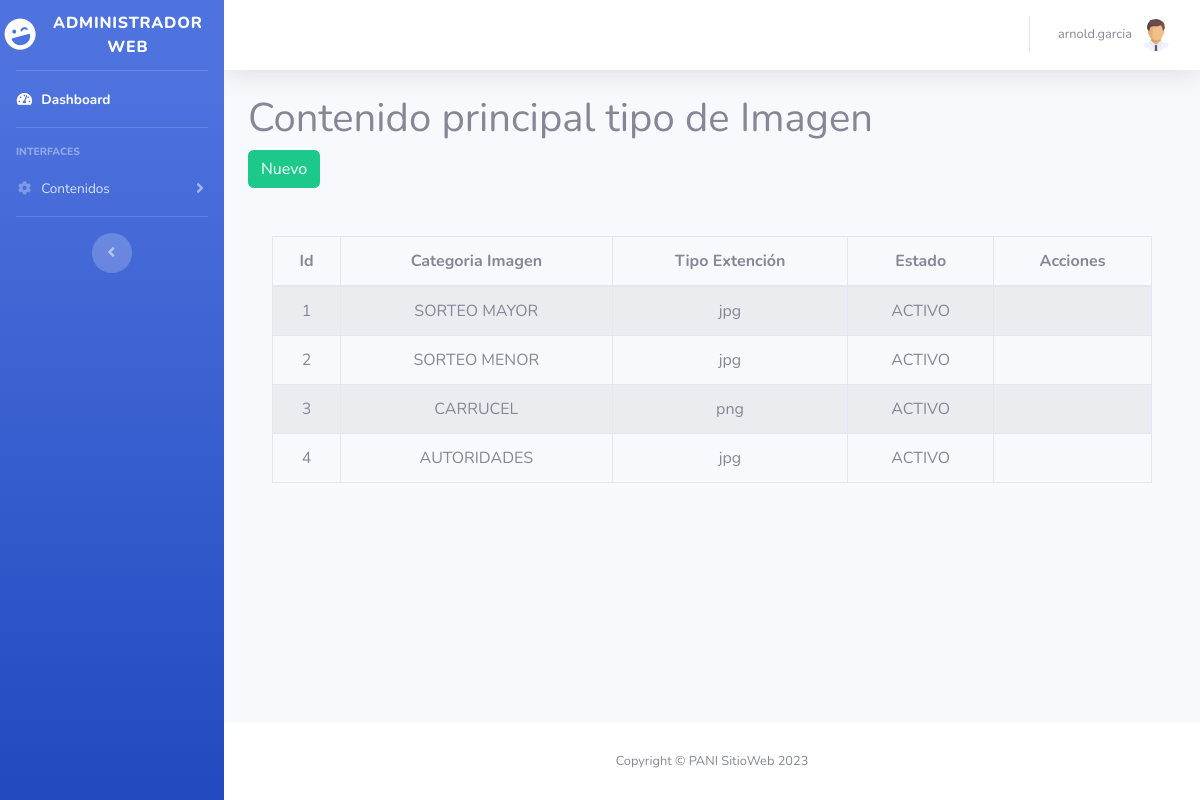
/dashboard/index_tipoImagen.php (signed in), run on the app's committed database.
### tables this page shows
CREATE TABLE `tbl_tipo_imagen` (
  `CODIGO` int(11) NOT NULL,
  `NOMBRE` varchar(50) NOT NULL,
  `TIPO_EXTENCION` varchar(10) NOT NULL,
  `ESTADO` varchar(45) NOT NULL
);

### dashboard/index_tipoImagen.php (the view, shortened to what this page needs)
<?php require_once "vistas/parte_superior.php"?>
<div class="container">
    <h1>Contenido principal tipo de Imagen</h1>
  <?php
   $objeto = new Conexion();
   $conexion = $objeto->Conectar();
   $consulta = "SELECT codigo, nombre, tipo_extencion, estado FROM tbl_tipo_imagen;";
   $resultado = $conexion->prepare($consulta);
   $resultado->execute();
   $data=$resultado->fetchAll(PDO::FETCH_ASSOC);
  ?>
    <div class="conteiner mb-5">
      <div class="row">
        <div class="col-lg-12">
            <button id="btnNuevotImagen" class="btn btn-success" data-toggle="modal">Nuevo</button>
        </div>
      </div>
    </div>
    <div class="container">
        <div class="row">
            <div class="col-lg-12">
                <div class="table-responsive">
                    <table id="tablatImagen" class="table table-striped table-bordered table-condensed" style="width:100%">
                        <thead class="text-center">
                            <tr>
                                <th>Id</th>
                                <th>Categoria Imagen</th>
                                <th>Tipo Extención</th>
                                <th>Estado</th>
                                <th>Acciones</th>
                            </tr>
                        </thead>
                        <tbody>
                            <?php
                                foreach($data as $datos){
                            ?>
                            <tr>
                                <td class="text-center"><?php echo $datos['codigo']; ?></td>
                                <td class="text-center"><?php echo $datos['nombre']; ?></td>
                                <td class="text-center"><?php echo $datos['tipo_extencion']; ?></td>
                                <td class="text-center"><?php echo $datos['estado']; ?></td>
                                <td></td>
                            </tr>
                            <?php
                                }
                            ?>
                        </tbody>
                    </table>
                </div>
            </div>
        </div>
    </div>
    </div>
<?php require_once "vistas/parte_inferior.php"?>

### dashboard/vistas/parte_superior.php (shortened to what this page needs)
<!DOCTYPE html>
<html lang="en">
<head>
  <link href="vendor/fontawesome-free/css/all.min.css" rel="stylesheet" type="text/css">
  <link href="css/sb-admin-2.min.css" rel="stylesheet">
    <link rel="stylesheet" type="text/css" href="vendor/datatables/datatables.min.css"/>
    <link rel="stylesheet"  type="text/css" href="vendor/datatables/DataTables-1.10.18/css/dataTables.bootstrap4.min.css">
</head>
<body id="page-top">
  <div id="wrapper">
    <ul class="navbar-nav bg-gradient-primary sidebar sidebar-dark accordion" id="accordionSidebar">
      <a class="sidebar-brand d-flex align-items-center justify-content-center" href="index.php">
        <div class="sidebar-brand-icon rotate-n-15">
          <i class="fas fa-laugh-wink"></i>
        </div>
        <div class="sidebar-brand-text mx-3">Administrador Web</div>
      </a>
      <hr class="sidebar-divider my-0">
      <li class="nav-item active">
        <a class="nav-link" href="index.php">
          <i class="fas fa-fw fa-tachometer-alt"></i>
          <span>Dashboard</span></a>
      </li>
      <hr class="sidebar-divider">
      <div class="sidebar-heading">
        Interfaces
      </div>
      <li class="nav-item">
        <a class="nav-link collapsed" href="#" data-toggle="collapse" data-target="#collapseTwo" aria-expanded="true" aria-controls="collapseTwo">
          <i class="fas fa-fw fa-cog"></i>
          <span>Contenidos</span>
        </a>
      </li>
      <hr class="sidebar-divider d-none d-md-block">
      <div class="text-center d-none d-md-inline">
        <button class="rounded-circle border-0" id="sidebarToggle"></button>
      </div>
    </ul>
    <div id="content-wrapper" class="d-flex flex-column">
      <div id="content">
        <nav class="navbar navbar-expand navbar-light bg-white topbar mb-4 static-top shadow">
          <ul class="navbar-nav ml-auto">
            <li class="nav-item dropdown no-arrow">
              <a class="nav-link dropdown-toggle" href="#" id="userDropdown" role="button" data-toggle="dropdown" aria-haspopup="true" aria-expanded="false">
                <span class="mr-2 d-none d-lg-inline text-gray-600 small"><?php echo $_SESSION["s_usuario"];?></span>
                <img class="img-profile rounded-circle" src="img/user.png">
              </a>
            </li>
          </ul>
        </nav>

### dashboard/vistas/parte_inferior.php (shortened to what this page needs)
      </div>
      <footer class="sticky-footer bg-white">
        <div class="container my-auto">
          <div class="copyright text-center my-auto">
            <span>Copyright &copy; PANI SitioWeb 2023</span>
          </div>
        </div>
      </footer>
    </div>
  </div>
</body>
</html>

### data on the page
tbl_tipo_imagen: CODIGO "1", NOMBRE "SORTEO MAYOR", TIPO_EXTENCION "jpg", ESTADO "ACTIVO"
tbl_tipo_imagen: CODIGO "2", NOMBRE "SORTEO MENOR", TIPO_EXTENCION "jpg", ESTADO "ACTIVO"
tbl_tipo_imagen: CODIGO "3", NOMBRE "CARRUCEL", TIPO_EXTENCION "png", ESTADO "ACTIVO"
tbl_tipo_imagen: CODIGO "4", NOMBRE "AUTORIDADES", TIPO_EXTENCION "jpg", ESTADO "ACTIVO"

### other printed values
$_SESSION["s_usuario"] "arnold.garcia"
